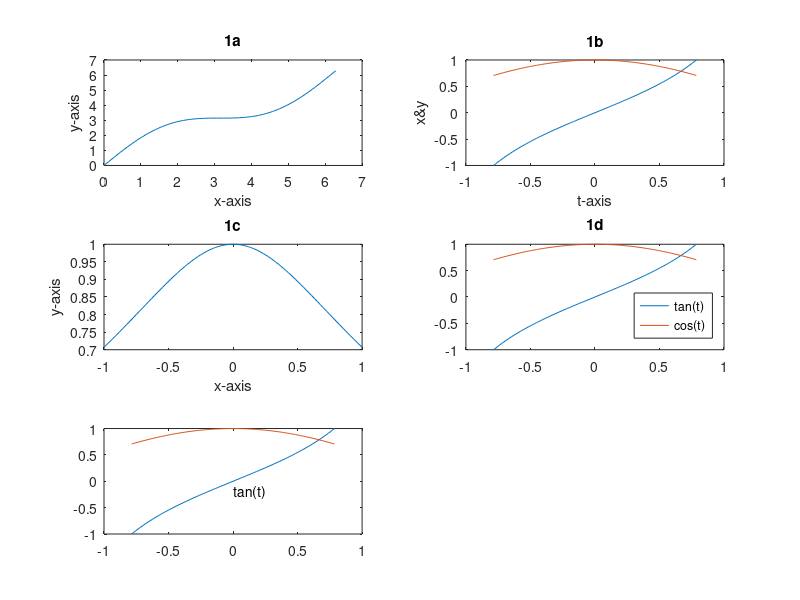

MATLAB code for this plot: (Note: this script raises an error after producing the figure.)
delete HW.txt; diary HW.txt 
echo on
%
%1a
x=linspace(0,2*pi,100);
y=x+sin(x);
subplot(3,2,1);
plot(x,y);
xlabel('x-axis');
ylabel('y-axis');
title('1a');

%1b
t=linspace(-pi/4,pi/4,100);
x=tan(t);
y=cos(t);
subplot(3,2,2);
plot(t,x,t,y);
xlabel('t-axis');
ylabel('x&y');
title('1b');

%1c
t=linspace(-pi/4,pi/4,100);
x=tan(t);
y=cos(t);
subplot(3,2,3);
plot(x,y);
xlabel('x-axis');
ylabel('y-axis');
title('1c');

%1d
subplot(3,2,4);
plot(t,x,t,y);
legend('tan(t)','cos(t)','Location','SouthEast');
title('1d');

%1e
subplot(3,2,5);
plot(t,x,t,y);
text(0,-.2,'tan(t)');
gtext('cos(t)');
title('1e');

echo off
diary off